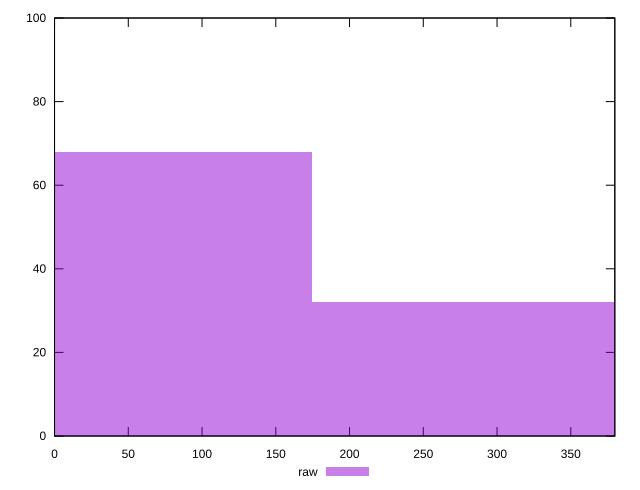

Reproduce this figure in gnuplot.
reset

$raw <<EOF
0 68
349.57169755647146 32
EOF

set key outside below
set boxwidth 349.57169755647146
set xrange [0:379.85400000000004]
set yrange [0:100]
set trange [0:100]
set style fill transparent solid 0.5 noborder
set terminal svg size 640, 490 enhanced background rgb 'white'
set output "reports/report_00028_2021-02-24T12-49-42.674Z/uses-rel-preconnect/samples/agenda/raw/histogram.svg"

plot $raw title "raw" with boxes

reset
